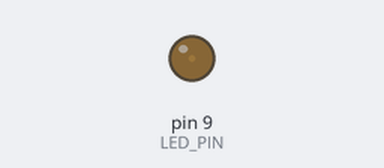
This sketch was run on a simulated Arduino Nano, built with avr-gcc and run on an emulated ATmega328P. On the bench: output pins drawn as LEDs (lit = HIGH).

Above: at 0.05 s.
At 0.5 s:
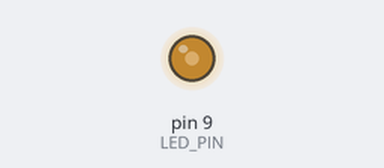
At 0.95 s:
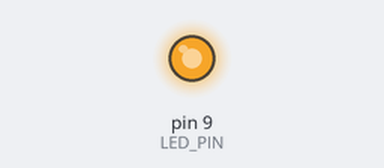
At 1.8 s:
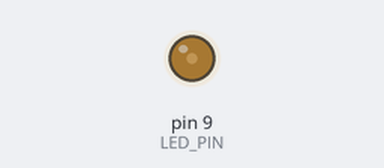
Timing chart, 0 to 4.7 s (numbered marks = the images above):
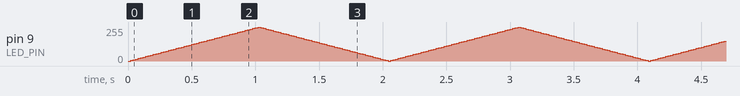

The sketch:

example_5.ino
```cpp
// Create a fading (breathing) effect by PWMing an LED on pin D9 with analogWrite.
//
// Buy this module: https://shillehtek.com/products/arduino-nano-v3-0-atmega328p-16mhz-ch340c-type-c
// Full manual: https://shillehtek.com/blogs/shillehtek-product-manuals/arduino-nano-v3-0-atmega328p-16mhz-ch340c-type-c-manual
// More examples: https://github.com/shillehbean/shillehtek-examples
//

// Fade an LED in and out using PWM
// Connect an LED (with 220 ohm resistor) from D9 to GND
// D9 is one of the PWM-capable pins (marked with ~ on the silkscreen)

const int LED_PIN = 9;
int brightness = 0;
int fadeStep = 5;

void setup() {
  pinMode(LED_PIN, OUTPUT);
}

void loop() {
  analogWrite(LED_PIN, brightness);

  brightness += fadeStep;
  if (brightness <= 0 || brightness >= 255) {
    fadeStep = -fadeStep;  // Reverse direction at endpoints
  }

  delay(20);
}
```
